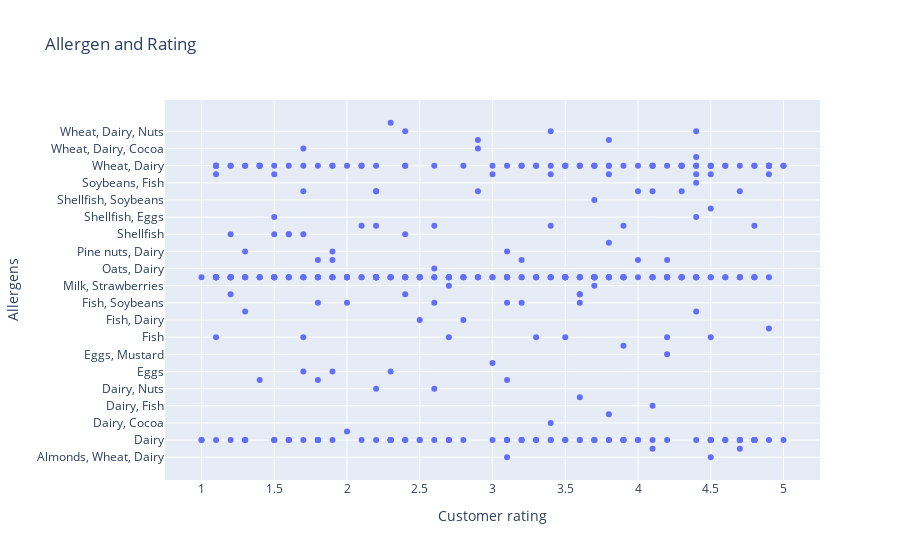

The cell this chart's notebook holds for it:
### Code cell
fig = px.scatter(df, y='Allergens', x='Customer rating', title="Allergen and Rating")
fig.show()

### Figure 1 — Plotly figure (JSON) as saved in the notebook; plotly's stock layout.template omitted (floating-point values rounded to 4 significant figures; data arrays with more than 128 entries replaced by an {"elided": "..."} marker saying what was removed)
{"data": [{"hovertemplate": "Customer rating=%{x}<br>Allergens=%{y}<extra></extra>", "legendgroup": "", "marker": {"color": "#636efa", "symbol": "circle"}, "mode": "markers", "name": "", "orientation": "h", "showlegend": false, "type": "scatter", "x": {"elided": "399 float values"}, "xaxis": "x", "y": {"elided": "399 str values"}, "yaxis": "y"}], "layout": {"autosize": true, "legend": {"tracegroupgap": 0}, "title": {"text": "Allergen and Rating"}, "xaxis": {"anchor": "y", "autorange": true, "domain": [0, 1], "range": [0.7557, 5.244], "title": {"text": "Customer rating"}, "type": "linear"}, "yaxis": {"anchor": "x", "autorange": true, "domain": [0, 1], "range": [-3.218, 42.22], "title": {"text": "Allergens"}, "type": "category"}}}
